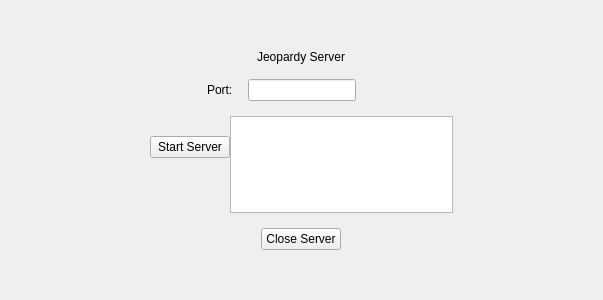
<?xml version="1.0" encoding="UTF-8"?>
<ui version="4.0">
 <class>MainWindow</class>
 <widget class="QMainWindow" name="MainWindow">
  <property name="geometry">
   <rect>
    <x>0</x>
    <y>0</y>
    <width>603</width>
    <height>300</height>
   </rect>
  </property>
  <property name="windowTitle">
   <string>MainWindow</string>
  </property>
  <widget class="QWidget" name="centralWidget">
   <layout class="QVBoxLayout" name="verticalLayout">
    <property name="spacing">
     <number>15</number>
    </property>
    <property name="leftMargin">
     <number>0</number>
    </property>
    <property name="topMargin">
     <number>50</number>
    </property>
    <property name="rightMargin">
     <number>0</number>
    </property>
    <property name="bottomMargin">
     <number>50</number>
    </property>
    <item alignment="Qt::AlignHCenter">
     <widget class="QLabel" name="title">
      <property name="sizePolicy">
       <sizepolicy hsizetype="Fixed" vsizetype="Fixed">
        <horstretch>0</horstretch>
        <verstretch>0</verstretch>
       </sizepolicy>
      </property>
      <property name="text">
       <string>Jeopardy Server</string>
      </property>
     </widget>
    </item>
    <item>
     <widget class="QWidget" name="portWidget" native="true">
      <property name="sizePolicy">
       <sizepolicy hsizetype="Minimum" vsizetype="Minimum">
        <horstretch>0</horstretch>
        <verstretch>0</verstretch>
       </sizepolicy>
      </property>
      <layout class="QHBoxLayout" name="horizontalLayout_2">
       <property name="spacing">
        <number>15</number>
       </property>
       <property name="sizeConstraint">
        <enum>QLayout::SetMinimumSize</enum>
       </property>
       <property name="leftMargin">
        <number>200</number>
       </property>
       <property name="topMargin">
        <number>0</number>
       </property>
       <property name="rightMargin">
        <number>200</number>
       </property>
       <property name="bottomMargin">
        <number>0</number>
       </property>
       <item alignment="Qt::AlignRight">
        <widget class="QLabel" name="portLabel">
         <property name="sizePolicy">
          <sizepolicy hsizetype="Fixed" vsizetype="Fixed">
           <horstretch>0</horstretch>
           <verstretch>0</verstretch>
          </sizepolicy>
         </property>
         <property name="text">
          <string>Port:</string>
         </property>
        </widget>
       </item>
       <item alignment="Qt::AlignLeft">
        <widget class="QLineEdit" name="portEdit">
         <property name="sizePolicy">
          <sizepolicy hsizetype="Expanding" vsizetype="Fixed">
           <horstretch>0</horstretch>
           <verstretch>0</verstretch>
          </sizepolicy>
         </property>
         <property name="text">
          <string/>
         </property>
        </widget>
       </item>
       <item alignment="Qt::AlignHCenter">
        <widget class="QLabel" name="serverStartLabel">
         <property name="sizePolicy">
          <sizepolicy hsizetype="Fixed" vsizetype="Fixed">
           <horstretch>0</horstretch>
           <verstretch>0</verstretch>
          </sizepolicy>
         </property>
         <property name="text">
          <string/>
         </property>
        </widget>
       </item>
      </layout>
     </widget>
    </item>
    <item>
     <widget class="QWidget" name="bottomContainer" native="true">
      <layout class="QHBoxLayout" name="horizontalLayout">
       <property name="spacing">
        <number>0</number>
       </property>
       <property name="leftMargin">
        <number>150</number>
       </property>
       <property name="topMargin">
        <number>0</number>
       </property>
       <property name="rightMargin">
        <number>150</number>
       </property>
       <property name="bottomMargin">
        <number>0</number>
       </property>
       <item>
        <widget class="QWidget" name="startWidget" native="true">
         <layout class="QVBoxLayout" name="verticalLayout_2">
          <property name="spacing">
           <number>0</number>
          </property>
          <property name="leftMargin">
           <number>0</number>
          </property>
          <property name="topMargin">
           <number>0</number>
          </property>
          <property name="rightMargin">
           <number>0</number>
          </property>
          <property name="bottomMargin">
           <number>0</number>
          </property>
          <item alignment="Qt::AlignHCenter">
           <widget class="QLabel" name="resultLabel">
            <property name="sizePolicy">
             <sizepolicy hsizetype="Fixed" vsizetype="Fixed">
              <horstretch>0</horstretch>
              <verstretch>0</verstretch>
             </sizepolicy>
            </property>
            <property name="text">
             <string/>
            </property>
           </widget>
          </item>
          <item alignment="Qt::AlignHCenter">
           <widget class="QPushButton" name="startButton">
            <property name="sizePolicy">
             <sizepolicy hsizetype="Fixed" vsizetype="Fixed">
              <horstretch>0</horstretch>
              <verstretch>0</verstretch>
             </sizepolicy>
            </property>
            <property name="text">
             <string>Start Server</string>
            </property>
           </widget>
          </item>
          <item>
           <spacer name="verticalSpacer">
            <property name="orientation">
             <enum>Qt::Vertical</enum>
            </property>
            <property name="sizeType">
             <enum>QSizePolicy::Fixed</enum>
            </property>
            <property name="sizeHint" stdset="0">
             <size>
              <width>0</width>
              <height>50</height>
             </size>
            </property>
           </spacer>
          </item>
         </layout>
        </widget>
       </item>
       <item>
        <widget class="QPlainTextEdit" name="textEdit"/>
       </item>
      </layout>
     </widget>
    </item>
    <item alignment="Qt::AlignHCenter">
     <widget class="QPushButton" name="closeButton">
      <property name="sizePolicy">
       <sizepolicy hsizetype="Fixed" vsizetype="Fixed">
        <horstretch>0</horstretch>
        <verstretch>0</verstretch>
       </sizepolicy>
      </property>
      <property name="text">
       <string>Close Server</string>
      </property>
     </widget>
    </item>
   </layout>
  </widget>
 </widget>
 <layoutdefault spacing="6" margin="11"/>
 <resources/>
 <connections/>
</ui>
